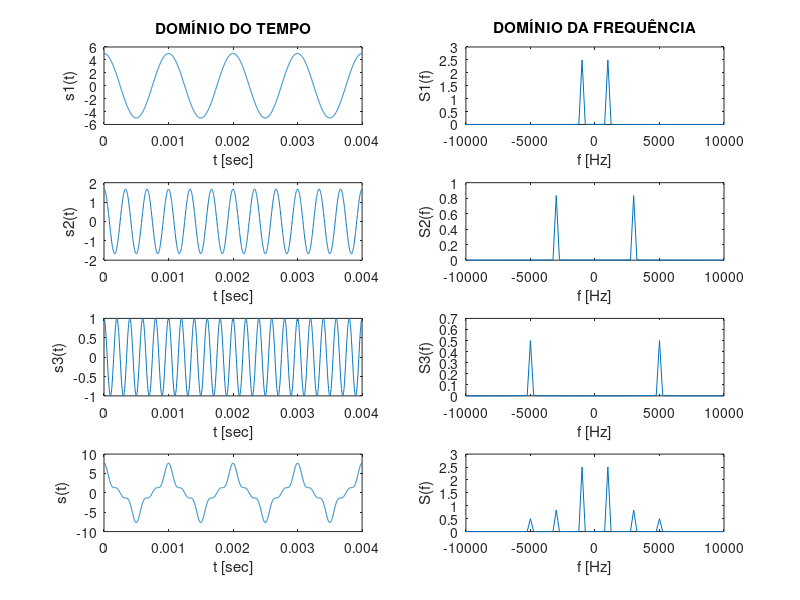
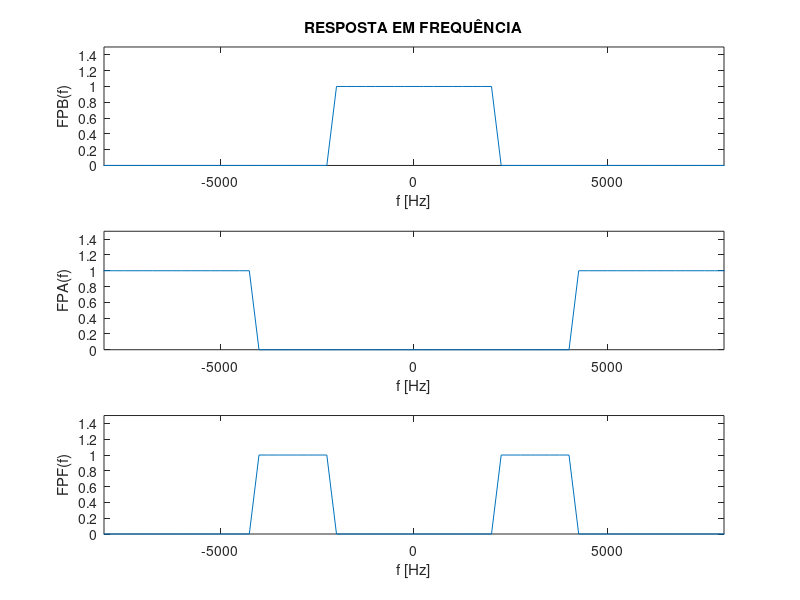
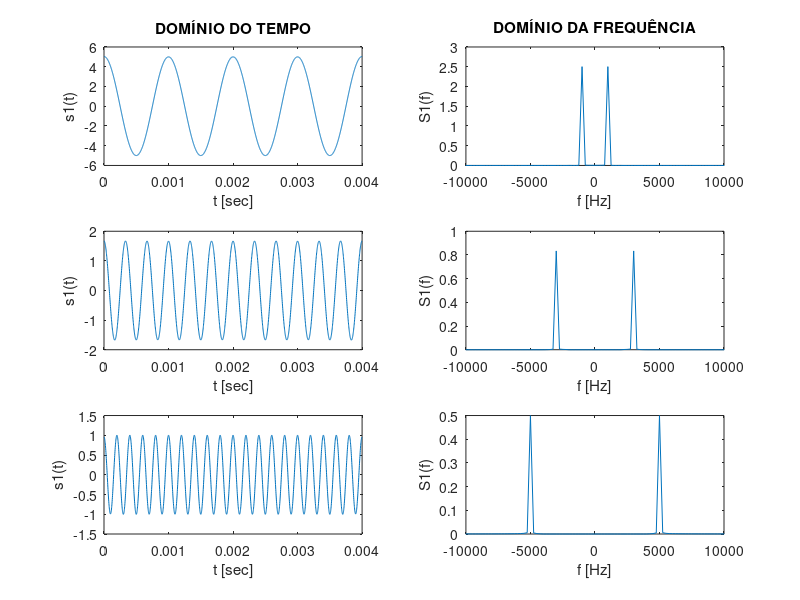

These charts were generated, in order, by the following MATLAB code:
clear all; close all; clc;

% 1) Gerar um sinal s(t) composto pela somatória de 3 cossenos com amplitudes de 5V, 5/3V e 1V
%    e frequências de 1, 3 e 5kHz, respectivamente.

A = [5 5/3 1]; % amplitudes dos sinais de informação
fs = [1 3 5]*1e3; % frequencia dos sinais de informação
N = 100; % numero de amostras por periodo
fa = N*fs(3); % frequencia de amostragem
ta = 1/fa; % periodo de amostragem

P = 4; % numero de periodos
t = 0:ta:P/fs(1); % vetor temporal
theta = 2*pi*(fs'*t); % termos dos cossenos
s = cos(theta); 
s1 = A(1)*s(1,:);
s2 = A(2)*s(2,:);
s3 = A(3)*s(3,:);
s = s1+s2+s3; % sinal de informação no tempo

f = -fa/2:fs(1)/P:fa/2; % vetor espectral
S1 = fftshift(fft(s1));
S2 = fftshift(fft(s2));
S3 = fftshift(fft(s3));
S = fftshift(fft(s)); % sinal de informação na frequencia

% 2) Plotar em uma figura os três cossenos e o sinal 's' no domínio do tempo e da frequência

figure(1)
subplot(421)
plot(t,s1);
title('DOMÍNIO DO TEMPO')
xlabel('t [sec]') % eixo horizontal
ylabel('s1(t)') % eixo vertical
subplot(422)
plot(f,abs(S1)/length(S1));
title('DOMÍNIO DA FREQUÊNCIA')
xlabel('f [Hz]') % eixo horizontal
ylabel('S1(f)') % eixo vertical
xlim([-2*fs(3) 2*fs(3)])

subplot(423)
plot(t,s2);
xlabel('t [sec]') % eixo horizontal
ylabel('s2(t)') % eixo vertical
subplot(424)
plot(f,abs(S2)/length(S2));
xlabel('f [Hz]') % eixo horizontal
ylabel('S2(f)') % eixo vertical
xlim([-2*fs(3) 2*fs(3)])

subplot(425)
plot(t,s3);
xlabel('t [sec]') % eixo horizontal
ylabel('s3(t)') % eixo vertical
subplot(426)
plot(f,abs(S3)/length(S3));
xlabel('f [Hz]') % eixo horizontal
ylabel('S3(f)') % eixo vertical
xlim([-2*fs(3) 2*fs(3)])

subplot(427)
plot(t,s);
xlabel('t [sec]') % eixo horizontal
ylabel('s(t)') % eixo vertical
subplot(428)
plot(f,abs(S)/length(S));
xlabel('f [Hz]') % eixo horizontal
ylabel('S(f)') % eixo vertical
xlim([-2*fs(3) 2*fs(3)])

% 3) Gerar 3 filtros ideais:
%    - Passa baixa (frequência de corte em 2kHz)
%    - Passa alta (banda de passagem acima de 4kHz)
%    - Passa faixa (banda de passagem entre 2 e 4kHz)

fc = [2 4]*1e3; % frequencias de corte
r = ((fa/2)-fc(1))/(fs(1)/P); p = 2*(fc(1)/(fs(1)/P)) + 1; % banda de rejeição e de passagem
fpb = [zeros(1,r) ones(1,p) zeros(1,r)]; % FPB 2kHz
r = 2*(fc(2)/(fs(1)/P))+1; p = ((fa/2)-fc(2))/(fs(1)/P); % banda de rejeição e de passagem
fpa = [ones(1,p) zeros(1,r) ones(1,p)]; % FPA 4kHz
rl = ((fa/2)-fc(2))/(fs(1)/P); rc = 2*(fc(1)/(fs(1)/P)) + 1; p = (fc(2)-fc(1))/(fs(1)/P); % bandas de rejeição e de passagem
fpf = [zeros(1,rl) ones(1,p) zeros(1,rc) ones(1,p) zeros(1,rl)]; % FPF 2kHz - 4kHz

% 4) Plotar em uma figura a resposta em frequência dos 3 filtros
figure(2)
subplot(311)
plot(f,fpb)
title('RESPOSTA EM FREQUÊNCIA')
xlabel('f [Hz]') % eixo horizontal
ylabel('FPB(f)') % eixo vertical
axis([-4*fc(1) 4*fc(1)  0 1.5])
subplot(312)
plot(f,fpa)
xlabel('f [Hz]') % eixo horizontal
ylabel('FPA(f)') % eixo vertical
axis([-4*fc(1) 4*fc(1)  0 1.5])
subplot(313)
plot(f,fpf)
xlabel('f [Hz]') % eixo horizontal
ylabel('FPF(f)') % eixo vertical
axis([-4*fc(1) 4*fc(1)  0 1.5])

% 5) Passar o sinal s(t) através dos 3 filtros e plotar as saídas,
%    no domínio do tempo e da frequência, para os 3 casos

S_fpb = S.*fpb;
S_fpa = S.*fpa;
S_fpf = S.*fpf;

s_fpb = ifft(ifftshift(S_fpb));
s_fpa = ifft(ifftshift(S_fpa));
s_fpf = ifft(ifftshift(S_fpf));

figure(3)
subplot(321)
plot(t,s_fpb);
title('DOMÍNIO DO TEMPO')
xlabel('t [sec]') % eixo horizontal
ylabel('s1(t)') % eixo vertical
subplot(322)
plot(f,abs(S_fpb)/length(S_fpb));
title('DOMÍNIO DA FREQUÊNCIA')
xlabel('f [Hz]') % eixo horizontal
ylabel('S1(f)') % eixo vertical
xlim([-2*fs(3) 2*fs(3)])

subplot(323)
plot(t,s_fpf);
xlabel('t [sec]') % eixo horizontal
ylabel('s1(t)') % eixo vertical
subplot(324)
plot(f,abs(S_fpf)/length(S_fpf));
xlabel('f [Hz]') % eixo horizontal
ylabel('S1(f)') % eixo vertical
xlim([-2*fs(3) 2*fs(3)])

subplot(325)
plot(t,s_fpa);
xlabel('t [sec]') % eixo horizontal
ylabel('s1(t)') % eixo vertical
subplot(326)
plot(f,abs(S_fpa)/length(S_fpa));
xlabel('f [Hz]') % eixo horizontal
ylabel('S1(f)') % eixo vertical
xlim([-2*fs(3) 2*fs(3)])
